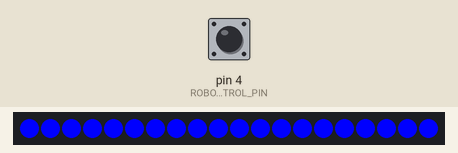
This sketch was run on a simulated Arduino Nano, built with avr-gcc and run on an emulated ATmega328P. Shown: 20 RGB LEDs in strip order, left to right. Inputs (shaded band) come from the test bench; at power-on: pin 4 (ROBORIO_COLOR_CONTROL_PIN) HIGH.

Above: at 1.2 s.
1.3 s: pin 4 (ROBORIO_COLOR_CONTROL_PIN) pulled LOW for 0.15 s
At 1.39 s:
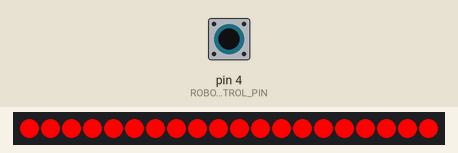
2.9 s: pin 4 (ROBORIO_COLOR_CONTROL_PIN) pulled LOW for 3.2 s
Timing chart, 0 to 5.9 s (numbered marks = the images above; inputs shaded):
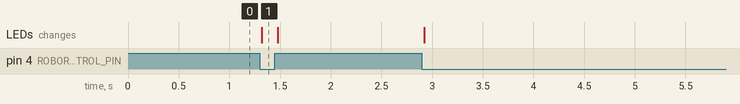

The sketch:

2019_sprint1_nano_code.ino
```cpp
/*
 *  2019 Training Season code for Arduino NANO v3 neopixel control
 *
 *  Pin 11 NeoPixel signal out
 *  Pin  4 DIO from RoboRIO
 *    HIGH means BLUE
 *    LOW  means RED
 *
 *    VIN 12 V from VRM 12V2A terminal
 *    GND from from VRM and from RoboRIO DIO
 */

#include <Arduino.h>
#include <Adafruit_NeoPixel.h>

#define LED_COUNT 20
#define NEOPIXEL_CONTROL_PIN 11
#define ROBORIO_COLOR_CONTROL_PIN 4


Adafruit_NeoPixel strip = Adafruit_NeoPixel(LED_COUNT, NEOPIXEL_CONTROL_PIN, NEO_GRB + NEO_KHZ800);
                              /* strip.Color(RED, GREEN, BLUE) */
const uint32_t BLUE = strip.Color(0, 0, 255);
const uint32_t GREEN = strip.Color(0, 255, 0);
const uint32_t RED = strip.Color(255, 0, 0);
const uint32_t OFF = strip.Color(0, 0, 0);

void setup() {
  // put your setup code here, to run once:
  pinMode(ROBORIO_COLOR_CONTROL_PIN, INPUT_PULLUP);
  strip.begin();
  for (int ii = 0; ii < LED_COUNT; ii++) {
      strip.setPixelColor(ii, GREEN);
  }
  strip.show();
}

void loop() {
  // put your main code here, to run repeatedly:
  bool blueRequested = false;
  int pinState = digitalRead(ROBORIO_COLOR_CONTROL_PIN);
  if (pinState == HIGH) {
    blueRequested = true;
  }

  for (int ii = 0; ii < LED_COUNT; ii++) {
    if (blueRequested) {
      strip.setPixelColor(ii, BLUE);
    } else {
      strip.setPixelColor(ii, RED);
    }
  }

  strip.show();
  delay(25);

}
```

Measured:
- after the input at 1.3 s, the LEDs: change at once (image 1)
